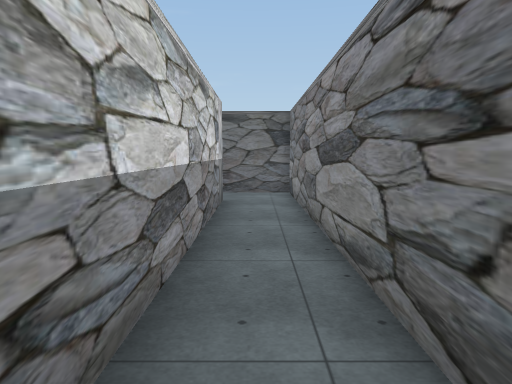
view 1 (above)

24 first-person views from a walk through a 3-D level made in the Unity game engine. The camera is 1.5 m above the floor, tilts 6° down and sees 70° across. The floor is counted in squares, 1 m on a side. Each view is taken from the middle of a square. On the plan, view 1 faces up. The plan holds only what a view shows up to about 16 squares ahead; the rest is blank. The place goes on beyond the plan. The player character is not drawn. Door leaves are left out, so doorways stand open. Some surface patterns are stand-ins.

view 2
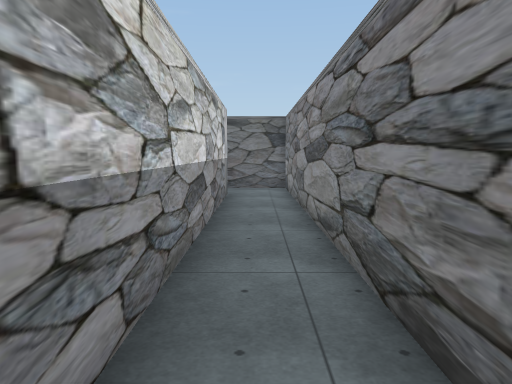

view 3
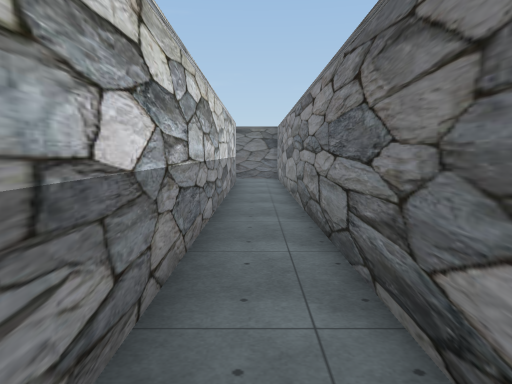

view 4
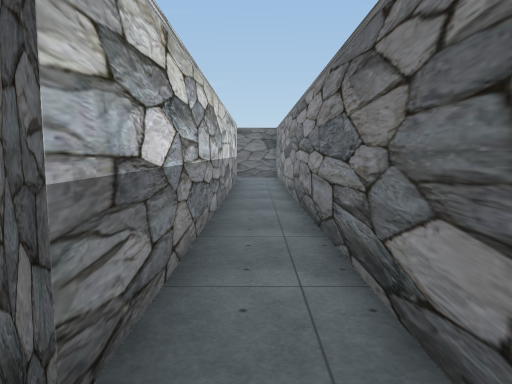

view 5
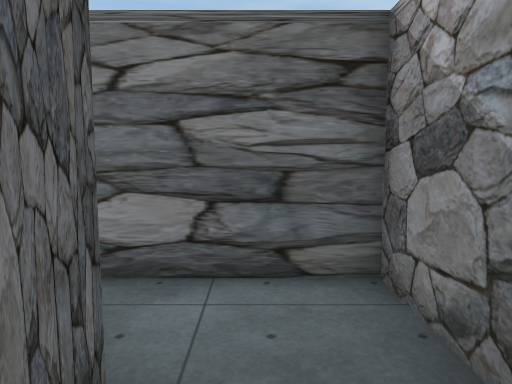

view 6
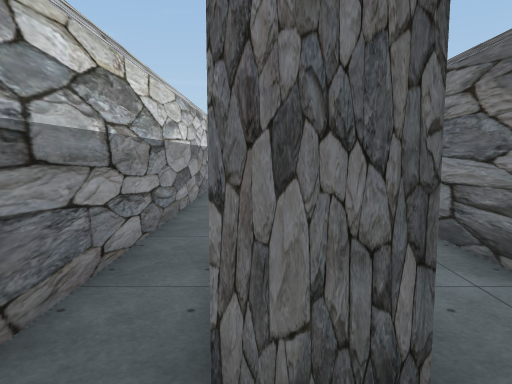

view 7
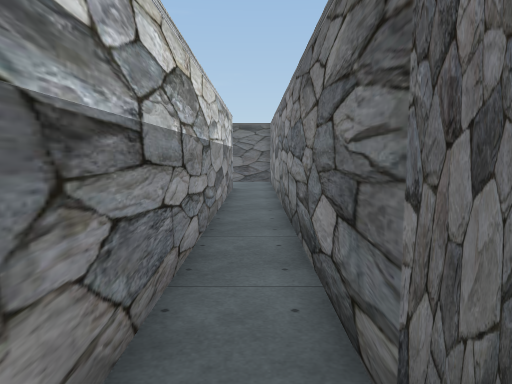

view 8
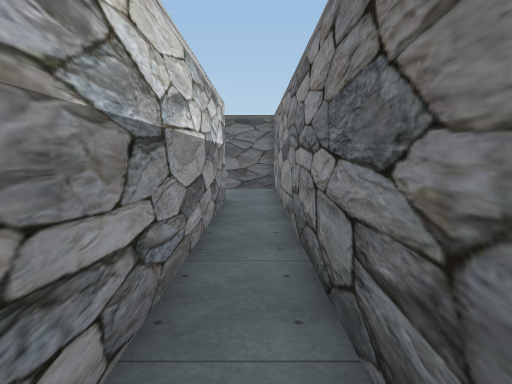

view 9
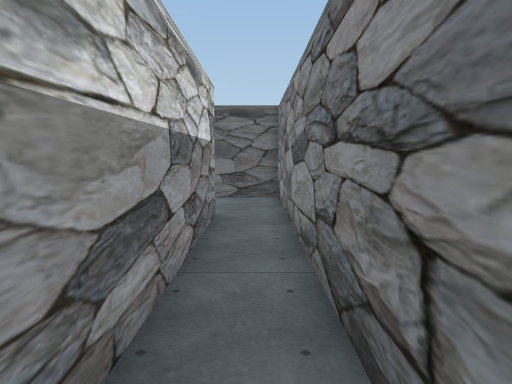

view 10
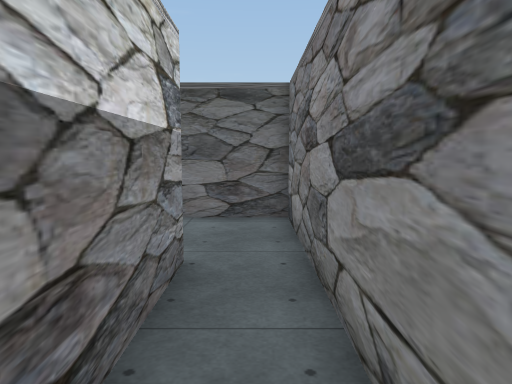

view 11
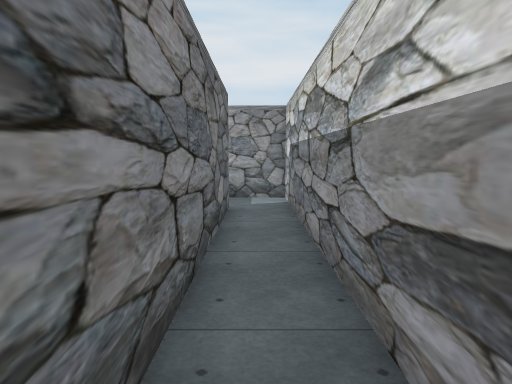

view 12
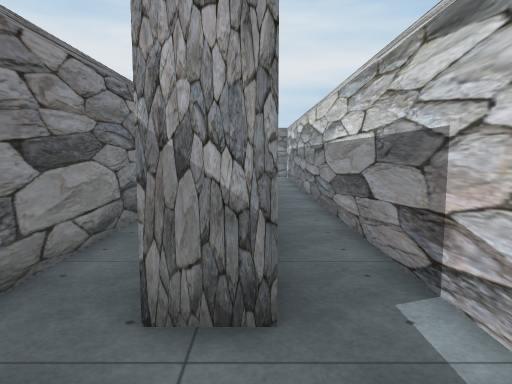

view 13
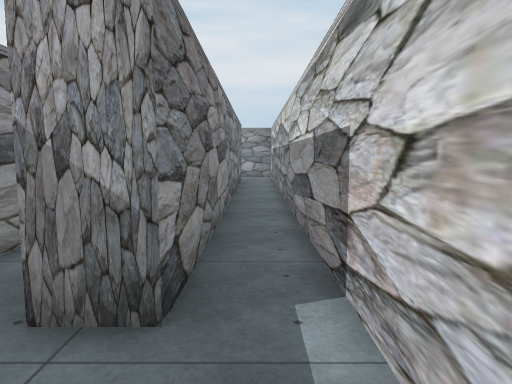

view 14
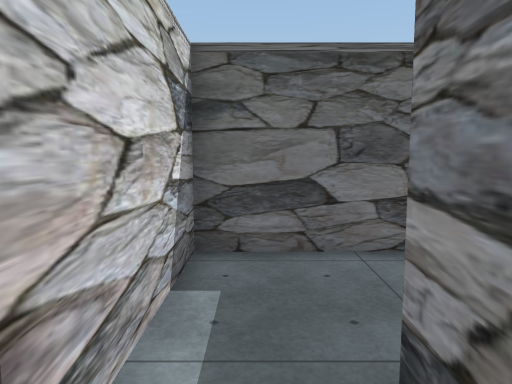

view 15
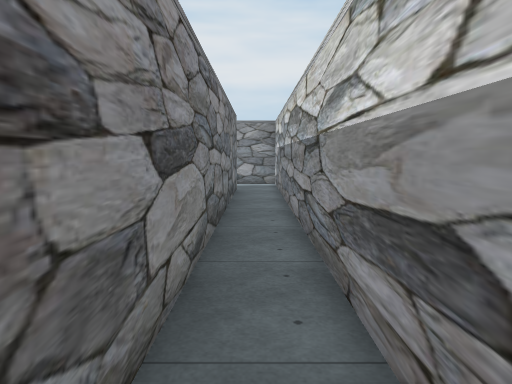

view 16
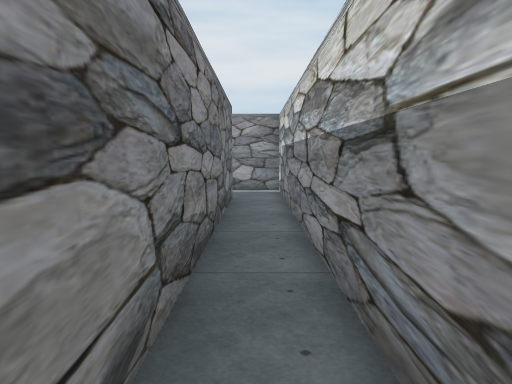

view 17
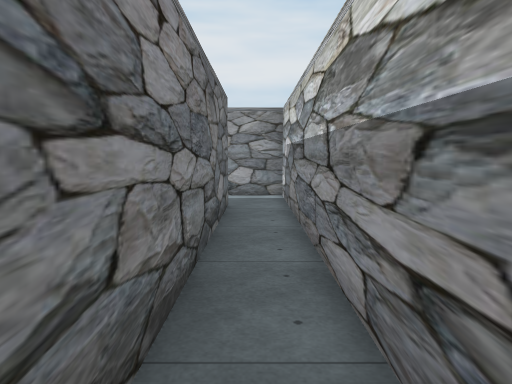

view 18
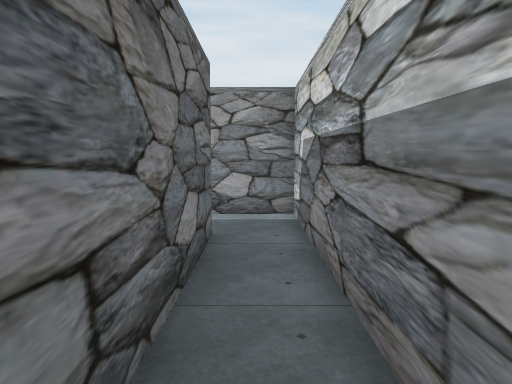

view 19
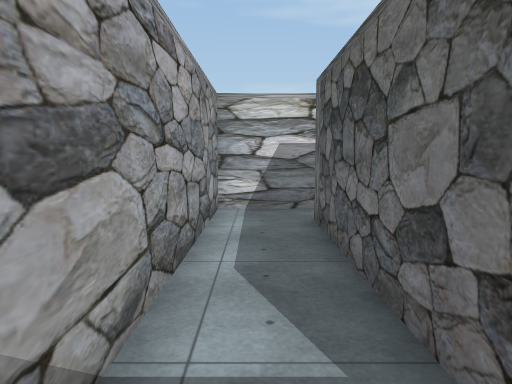

view 20
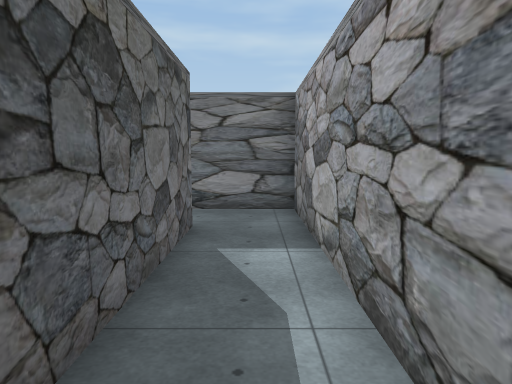

view 21
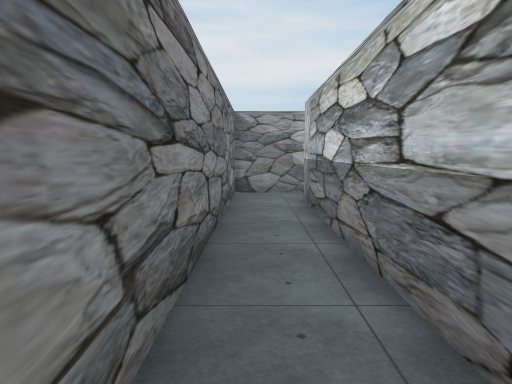

view 22
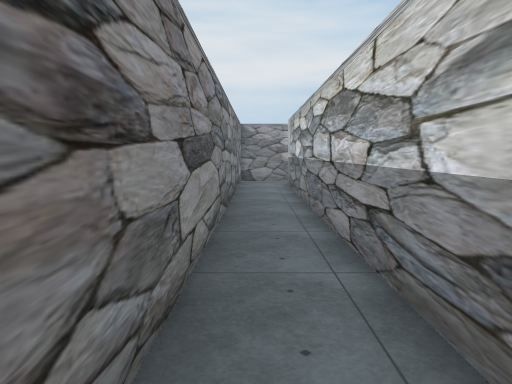

view 23
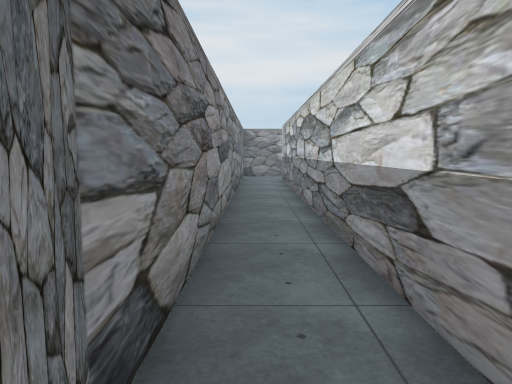

view 24
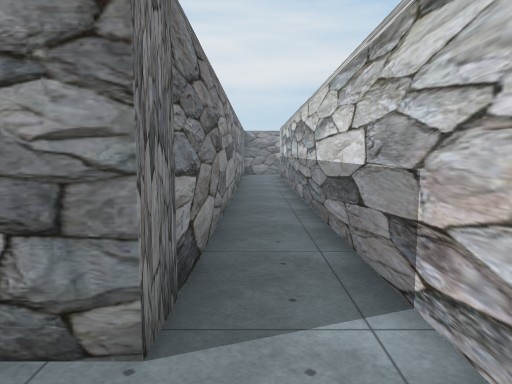

### Floor plan
Points are (right, up) in squares from view 1. A wall is a line through its corners. A room is listed if a view was taken in it or the views show most of it. See-through windows are left out.
Room 1 (views 1, 2, 3, 4)
walls: (-1.1, 11.6) (-1.1, -7.2); (-0.4, -9.5) (1.3, -9.5) (1.3, 14) (-1.4, 14)
ways out: opening at (-1.5, -8.5) to room 2
Room 2 (views 5, 6, 7, 8, 9, 10, 11, 12, 13)
walls: (-5.2, 7) (-4, 7) (-4, -9.5) (-0.4, -9.5); (-1.1, -7.2) (-2.2, -7.2) (-2.2, 10.5) (-6.9, 10.5) (-6.9, 7.5)
ways out: opening at (-1.5, -8.5) to room 1; opening at (-6, 8) to room 3
Room 3 (views 14, 15, 16, 17, 18, 19, 20, 21, 22, 23, 24)
walls: (2.5, 11) (2.5, -10.7) (-5.2, -10.7) (-5.2, 7); (-6.9, 7.5) (-6.9, -13) (4.8, -13) (4.8, 10.5) (5.9, 10.5)
ways out: opening at (-6, 8) to room 2

Where each view was taken, in squares from view 1:
view 1: 0 up, 0 right, facing up
view 2: 2 down, 0 right, facing up
view 3: 8 down, 0 right, facing up
view 4: 9 down, 0 right, facing up
view 5: 8 down, 3 left, facing right
view 6: 9 down, 2 left, facing up
view 7: 9 down, 3 left, facing up
view 8: 5 down, 3 left, facing up
view 9: 2 down, 3 left, facing up
view 10: 2 up, 3 left, facing up
view 11: 3 up, 3 left, facing down
view 12: 10 up, 5 left, facing down
view 13: 10 up, 6 left, facing down
view 14: 5 up, 6 left, facing up
view 15: 5 up, 6 left, facing down
view 16: 2 up, 6 left, facing down
view 17: 0 up, 6 left, facing down
view 18: 4 down, 6 left, facing down
view 19: 12 down, 3 right, facing left
view 20: 12 down, 5 left, facing right
view 21: 1 up, 4 right, facing down
view 22: 7 up, 4 right, facing down
view 23: 11 up, 4 right, facing down
view 24: 13 up, 4 right, facing down
